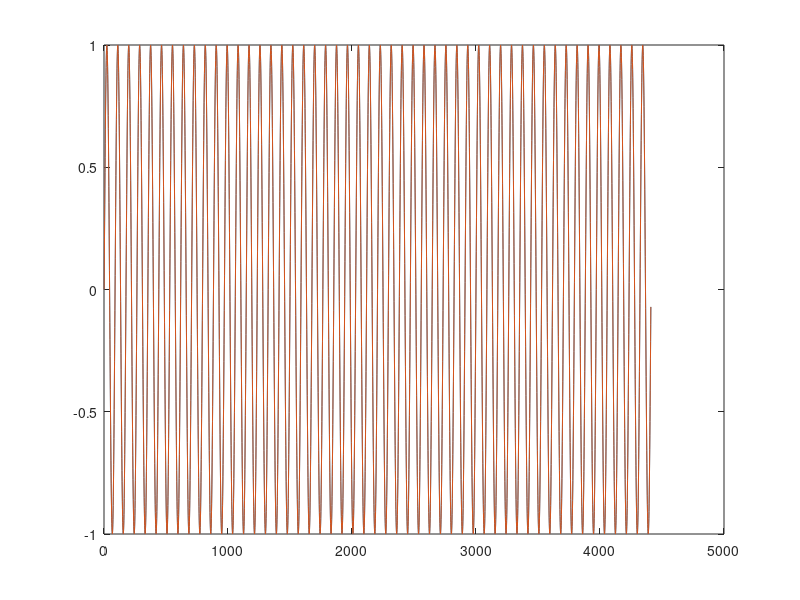

Here is the MATLAB script that generated this plot:
clc
clear
close all

Fs = 44100; % Sample Rate
frequency = 0.5; % kHz
duration = 0.1; % Seconds
name = strcat('Sine_', num2str(duration), 's_', num2str(frequency), 'kHz');

t = 0:1 / Fs:duration - 1 / Fs;
w = 2 * pi * frequency*1e3;
size = length(t);

wave = sin(w*t);

out(:, 1) = wave;
out(:, 2) = wave;

% out = zeros(size, 2);

% out = rand(size, 2) * 2 - 1;

% for i = 1:size / 2
%     out(i, 1) = wave(i);
%     out(i+size/2, 2) = wave(i+size/2);
%     if rem(i, Fs) == 0
%         out(i, 2) = 1;
%     end
%     if rem(i+size/2, Fs) == 0
%         out(i+size/2, 1) = 1;
%     end
% end

% out(size/2, 2) = 1;

plot(out);
% xlim([20e3, 20e3 + 1024]);

audiowrite(strcat(name, '.wav'), out, Fs, 'BitsPerSample', 16)
% sound(out, Fs)
